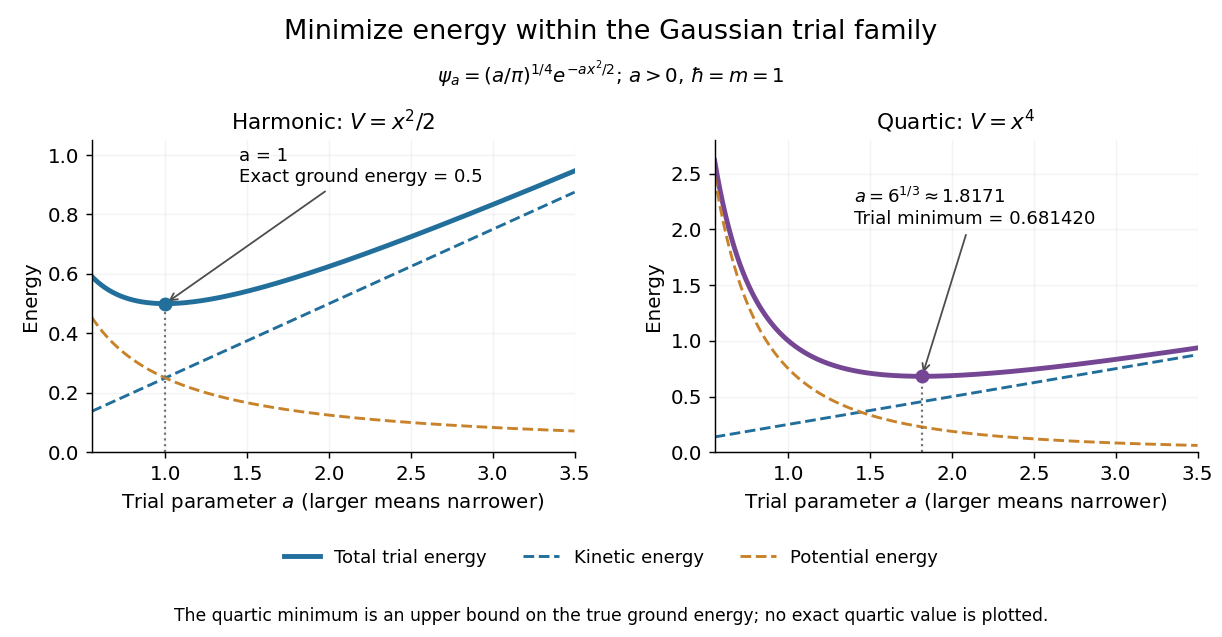

Write Python code to recreate this figure.
"""Analytic Gaussian trial energy landscapes; opaque PNG in cwd.

Tested with Python 3.14.4, NumPy 2.3.5, Matplotlib 3.10.7.
Build with: make _media/quantum-variational-energy-landscape.png
"""

from pathlib import Path

import matplotlib.pyplot as plt
import numpy as np


def main():
    plt.rcParams.update({"font.size": 11, "figure.facecolor": "white",
                         "axes.facecolor": "white", "savefig.facecolor": "white",
                         "axes.spines.top": False, "axes.spines.right": False})
    a = np.linspace(0.55, 3.5, 1201)
    kinetic = a / 4
    fig, axes = plt.subplots(1, 2, figsize=(9.4, 4.9))
    fig.subplots_adjust(left=0.075, right=0.98, bottom=0.29, top=0.78,
                        wspace=0.29)
    fig.suptitle("Minimize energy within the Gaussian trial family", fontsize=15, y=0.97)
    fig.text(0.5, 0.87, r"$\psi_a=(a/\pi)^{1/4}e^{-ax^2/2}$; $a>0$, $\hbar=m=1$",
             ha="center")
    specs = ((1 / (4 * a), 1.0, 0.5, "#226f9c",
              r"Harmonic: $V=x^2/2$", (0, 1.05)),
             (3 / (4 * a**2), 6**(1 / 3), 3 * 6**(1 / 3) / 8, "#754694",
              r"Quartic: $V=x^4$", (0, 2.8)))
    for ax, (potential, optimum, best, color, title, limits) in zip(axes, specs):
        ax.plot(a, kinetic + potential, color=color, lw=2.7, label="Total trial energy")
        ax.plot(a, kinetic, color="#216e9b", ls="--", lw=1.6, label="Kinetic energy")
        ax.plot(a, potential, color="#c88229", ls="--", lw=1.6, label="Potential energy")
        ax.plot([optimum, optimum], [0, best], color="0.45", ls=":", lw=1.2)
        ax.scatter([optimum], [best], s=45, color=color, zorder=5)
        ax.set(xlabel=r"Trial parameter $a$ (larger means narrower)", ylabel="Energy",
               xlim=(0.55, 3.5), ylim=limits)
        ax.set_title(title, fontsize=12)
        ax.grid(alpha=0.15)
    axes[0].annotate("a = 1\nExact ground energy = 0.5", xy=(1, 0.5),
                     xytext=(1.45, 0.91), fontsize=10,
                     arrowprops={"arrowstyle": "->", "color": "0.3"})
    axes[1].annotate(r"$a=6^{1/3}\approx1.8171$" "\nTrial minimum = 0.681420",
                     xy=(specs[1][1], specs[1][2]), xytext=(1.4, 2.05), fontsize=10,
                     arrowprops={"arrowstyle": "->", "color": "0.3"})
    handles, labels = axes[0].get_legend_handles_labels()
    fig.legend(handles, labels, loc="lower center", bbox_to_anchor=(0.5, 0.085),
               ncol=3, frameon=False, fontsize=10)
    fig.text(0.5, 0.025, "The quartic minimum is an upper bound on the true ground energy; no exact quartic value is plotted.",
             ha="center", fontsize=9.5)
    fig.savefig(Path.cwd() / (Path(__file__).stem + ".png"), dpi=130,
                transparent=False, facecolor="white")
    plt.close(fig)


if __name__ == "__main__":
    main()
